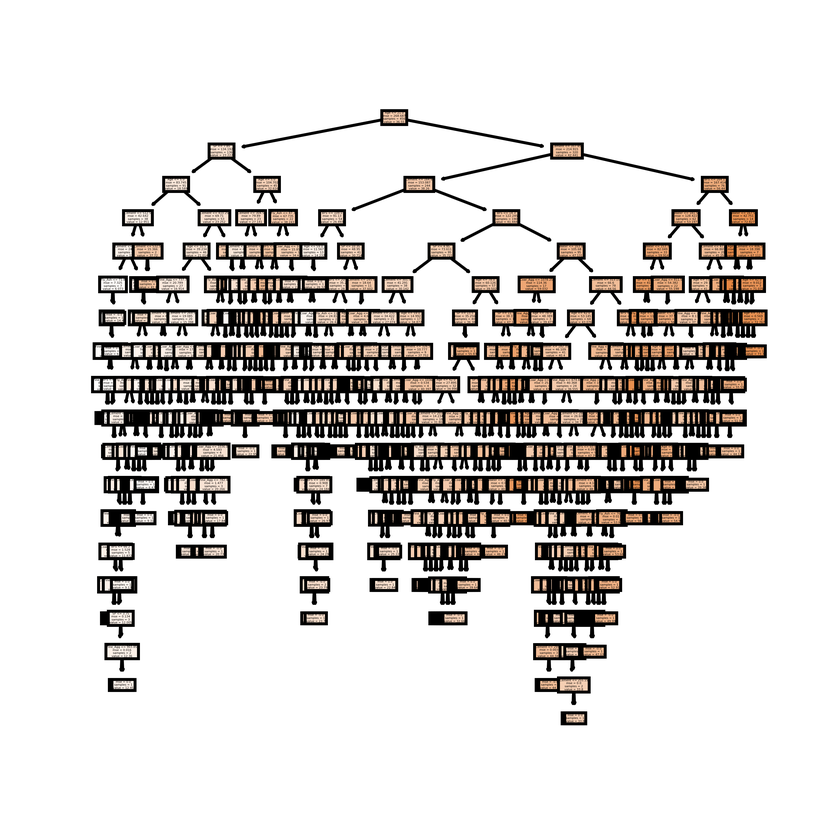
#> input picture Concrete/rf_individualtree.png, 840 x 840 px, shrunk from 3200 x 3200 before the run
$ python pngtojpg.py --image Concrete
#> lines starting #> are read from the running program, lines starting #| are printed output that depends on the picture
import os
import glob, argparse
from PIL import Image


ap = argparse.ArgumentParser()
ap.add_argument("-i", "--image", required=True, help="Path to the image folder")
args = vars(ap.parse_args())
os.chdir(args["image"])

all_png_image = glob.glob("*png")
if not os.path.exists("output"):
    os.makedirs("output")

for png_image in all_png_image:
	im = Image.open(png_image)
#> im is the input picture: PIL image 840x840 RGBA; mean R, G, B, A 13.3, 11.1, 9.5, 48.3

	if not im.mode == 'RGB':
		im = im.convert('RGB')
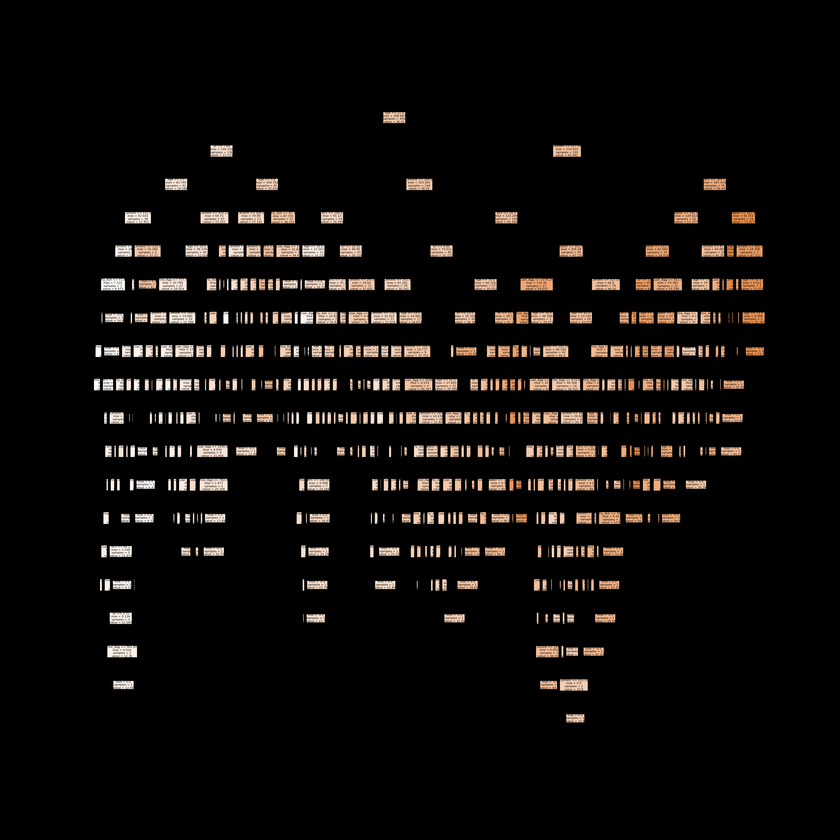
#> im: PIL image 840x840 RGB; mean R, G, B 13.3, 11.1, 9.5

	jpg_name = os.path.join("output", png_image.replace("png", "jpg"))
	im.convert('RGB').save(jpg_name)
